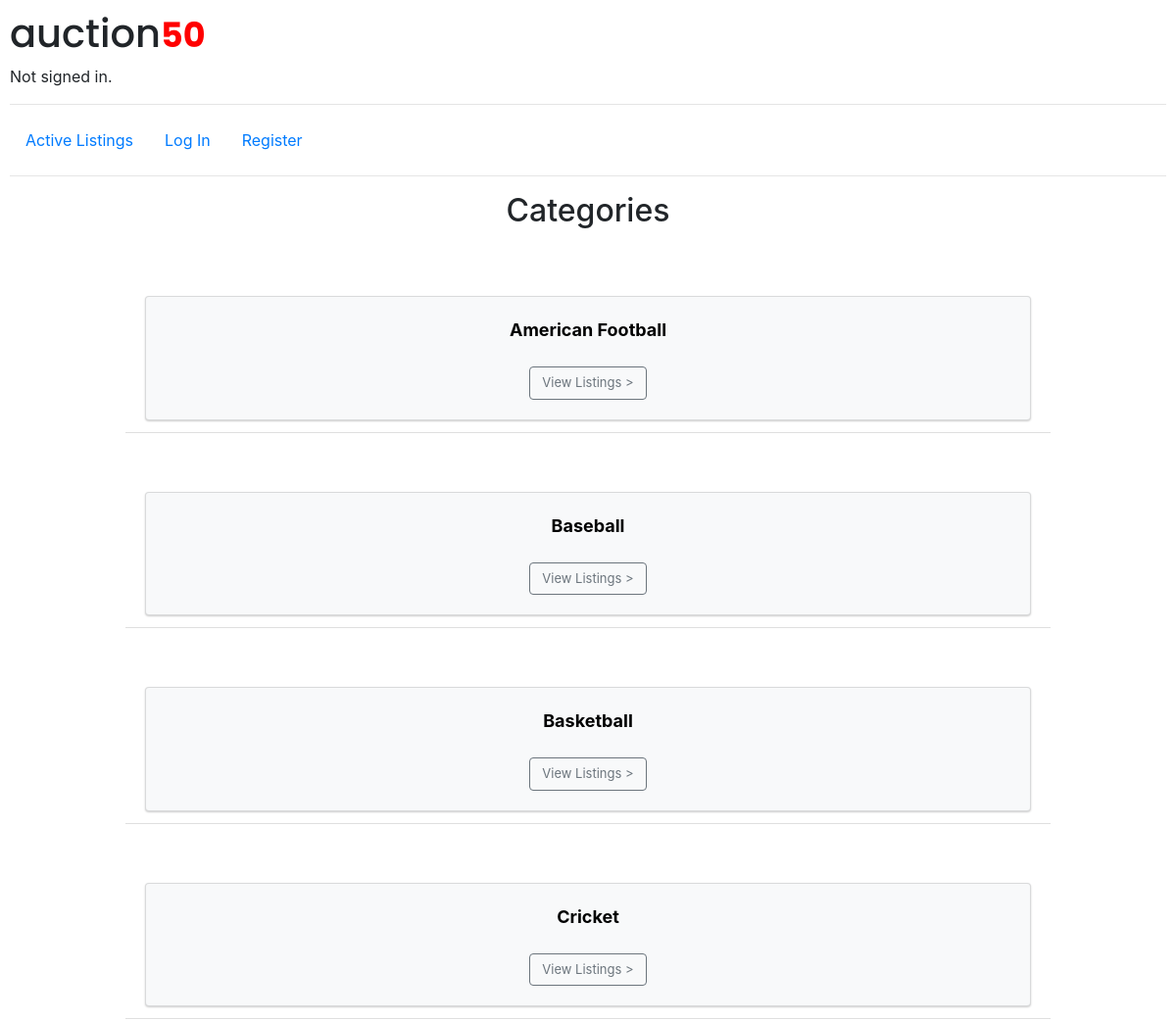
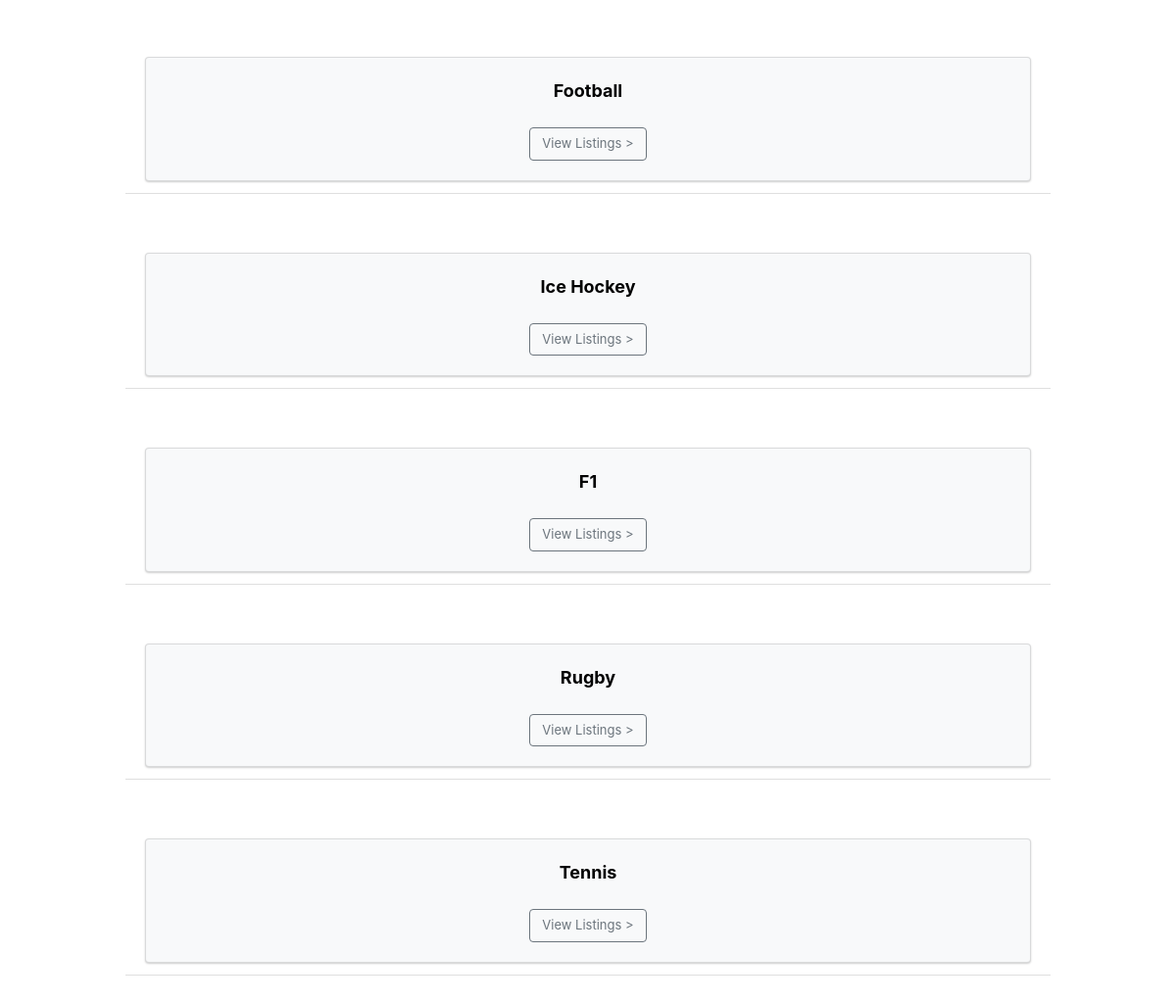
The page /categories on the database its author committed (2 pictures, top to bottom).
### auctions/models.py (models this page shows)
class Categories(models.Model):
    category = models.CharField(max_length=69)
    def __str__(self):
        return f"{self.category}"

### auctions/views.py (the view, shortened to what this page needs)
# urls.py: path("categories", views.categories, name="categories")
def categories(request):
    categories = Categories.objects.all()
    items = Items.objects.all()
    if request.method == "GET":
        return render(request, "auctions/categories.html", {
            "categories": categories,
            "items": items,
            "request": request.method
        })

### auctions/templates/auctions/categories.html (shortened to what this page needs)
{% extends "auctions/layout.html" %}
{% block body %}
    <h2 style="text-align: center;">Categories</h2><br><br>
{% if request == "GET" %}
{% for category in categories %}
    <ul class="list-group list-group-flush" style="align-items: center; text-align: center;">
        <li class="list-group-item" style="width: 80%;">
            <div class="card" style="text-align: center; background-color: #f8f9fa; box-shadow: 0 1px 2px rgba(0, 0, 0, 0.2);">
                <div class="card-body">
                    <div style="color: black; font-size: large;"><strong>{{ category }}</strong></div>
                    <br>
                    <div>
                        <form action="{% url 'categories' %}" method="post"> {% csrf_token %}
                            <button style="align-items: center; font-size: small;" type="submit" class="btn btn-outline-secondary" name="view" value="{{ category }}">View Listings ></button>
                        </form>
                    </div>
                </div>
            </div>
        </li>
        <br><br>
      </ul>
{% endfor %}
{% endif %}
{% endblock %}

### auctions/templates/auctions/layout.html (shortened to what this page needs)
{% load static %}
<!DOCTYPE html>
<html lang="en">
    <head>
        <link rel="stylesheet" href="https://stackpath.bootstrapcdn.com/bootstrap/4.4.1/css/bootstrap.min.css">
        <link href="{% static 'auctions/styles.css' %}" rel="stylesheet">
    </head>
    <body>
        <h1 style="font-family: 'Poppins';">auction<span style="color: red; font-size: 35px;"><strong>50</strong></span></h1>
        <div>
            {% if user.is_authenticated %}
                Signed in as <strong style="color: blue;">{{ user.username }}</strong>.
            {% else %}
                Not signed in.
            {% endif %}
        </div>
        <hr>
        <ul class="nav">
            <li class="nav-item">
                <a class="nav-link" href="{% url 'index' %}">Active Listings</a>
            </li>
            {% if user.is_authenticated %}
                <li class="nav-item">
                    <a class="nav-link" href="{% url 'create' %}">Create New Listing</a>
                </li>
                <li class="nav-item">
                    <a class="nav-link" href="{% url 'watchlist' %}">View Watchlist</a>
                </li>
                <li class="nav-item">
                    <a class="nav-link" href="{% url 'categories' %}">Categories</a>
                </li>
                <li class="nav-item">
                    <a class="nav-link" href="{% url 'logout' %}">Log Out</a>
                </li>
            {% else %}
                <li class="nav-item">
                    <a class="nav-link" href="{% url 'login' %}">Log In</a>
                </li>
                <li class="nav-item">
                    <a class="nav-link" href="{% url 'register' %}">Register</a>
                </li>
            {% endif %}
        </ul>
        <hr>
        {% block body %}
        {% endblock %}
    </body>
</html>

### auctions/static/auctions/styles.css (style rules this page uses)
body { padding: 10px; }

### rows shown on the page
Categories: category "American Football"
Categories: category "Baseball"
Categories: category "Basketball"
Categories: category "Cricket"
Categories: category "Football"
Categories: category "Ice Hockey"
Categories: category "F1"
Categories: category "Rugby"
Categories: category "Tennis"
